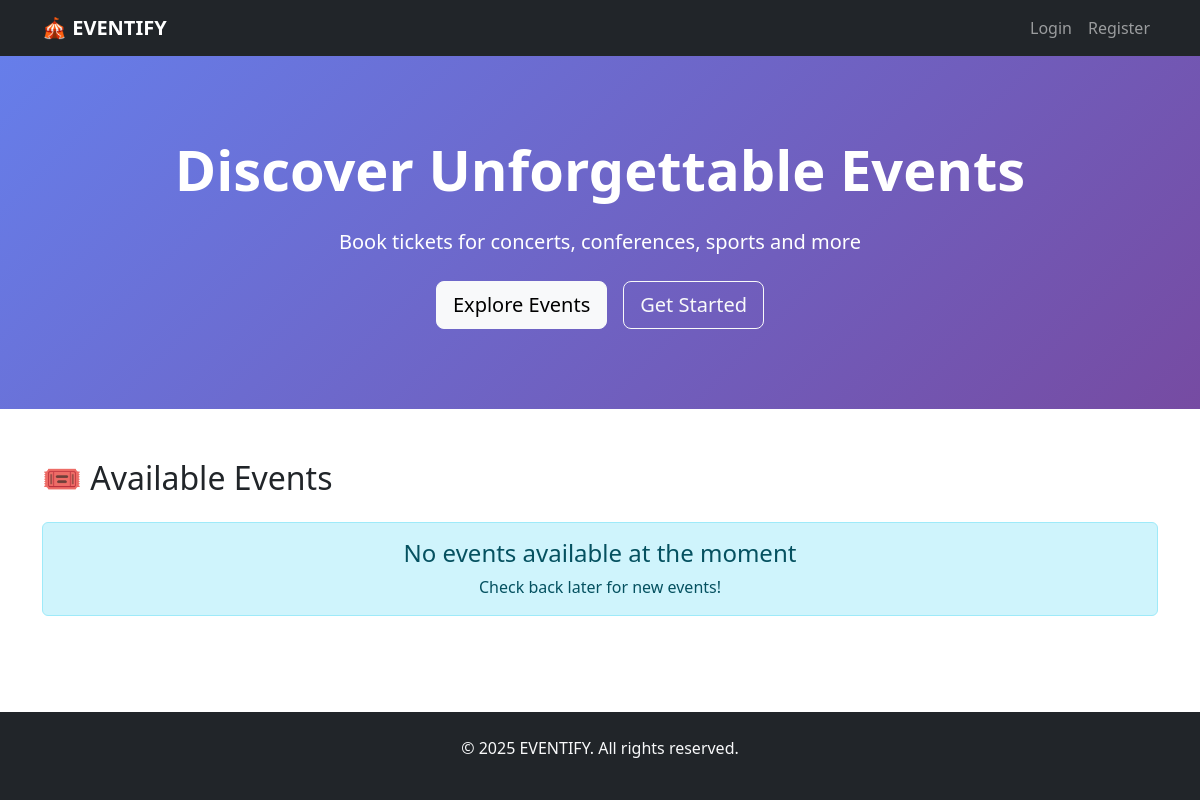
Before: / with the older database file.
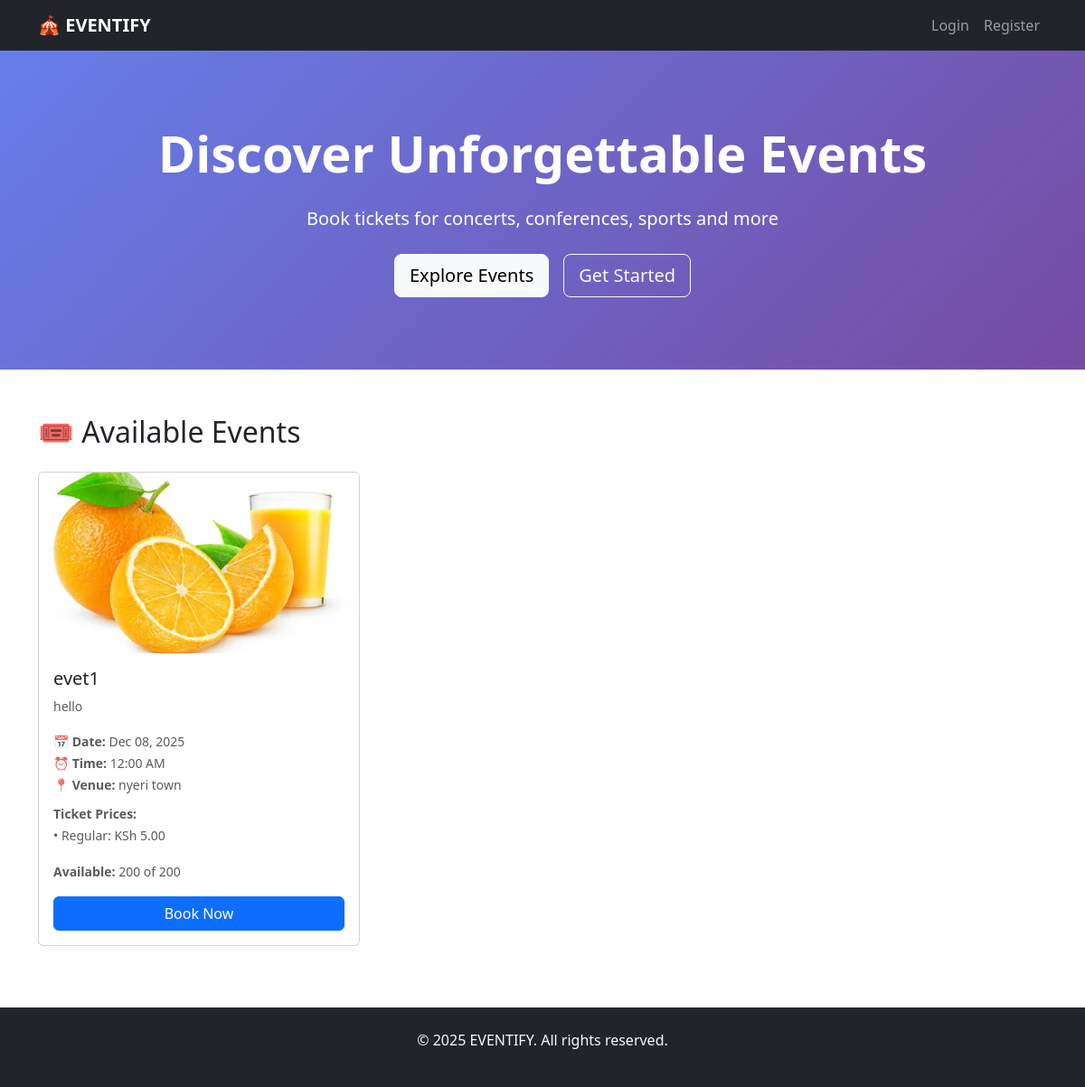
After: the same page with the newer database file.
### events/models.py (models this page shows, shortened)
class Event(models.Model):
    title = models.CharField(max_length=200)
    description = models.TextField()
    short_description = models.CharField(max_length=300, blank=True, help_text="Brief description for cards")
    image = models.ImageField(upload_to='event_images/', blank=True, null=True)
    category = models.ForeignKey(Category, on_delete=models.SET_NULL, null=True, blank=True)
    start_date = models.DateTimeField()
    end_date = models.DateTimeField()
    venue = models.CharField(max_length=200)
    address = models.TextField(blank=True)
    city = models.CharField(max_length=100, blank=True)
    total_capacity = models.PositiveIntegerField(help_text="Total number of tickets available")
    tickets_sold = models.PositiveIntegerField(default=0)
    is_active = models.BooleanField(default=True)
    is_featured = models.BooleanField(default=False)
    is_coming_soon = models.BooleanField(default=False, help_text="Event not yet available for booking")
    coming_soon_text = models.CharField(max_length=200, blank=True, default="Coming Soon")
    booking_opens_date = models.DateTimeField(blank=True, null=True, help_text="When booking becomes available")
    created_at = models.DateTimeField(auto_now_add=True)
    updated_at = models.DateTimeField(auto_now=True)
    class Meta:
        ordering = ['start_date']
    @property
    def is_ongoing(self):
        now = timezone.now()
        return self.start_date <= now <= self.end_date
    @property
    def is_past(self):
        return self.end_date < timezone.now()
    @property
    def available_tickets(self):
        return self.total_capacity - self.tickets_sold
    @property
    def is_sold_out(self):
        return self.tickets_sold >= self.total_capacity
    @property
    def status(self):
        if self.is_coming_soon:
            return "coming_soon"
        elif self.is_sold_out:
            return "sold_out"
        elif self.is_past:
            return "past"
        elif self.is_ongoing:
            return "ongoing"
        else:
            return "available"

class TicketType(models.Model):
    TICKET_CATEGORIES = [
        ('free', 'Free'),
        ('regular', 'Regular'),
        ('vip', 'VIP'),
        ('vvip', 'VVIP'),
    ]
    event = models.ForeignKey(Event, on_delete=models.CASCADE, related_name='ticket_types')
    category = models.CharField(max_length=10, choices=TICKET_CATEGORIES, default='regular')
    price = models.DecimalField(max_digits=10, decimal_places=2)
    quantity_available = models.PositiveIntegerField()
    description = models.TextField(blank=True, help_text="What's included in this ticket type")
    class Meta:
        unique_together = ['event', 'category']

### events/views.py (the view)
# urls.py: path('', views.event_list, name='home'),
def event_list(request):
    events = Event.objects.filter(is_active=True).order_by('start_date')
    categories = Category.objects.all()
    featured_events = events.filter(is_featured=True, is_coming_soon=False)
    coming_soon_events = events.filter(is_coming_soon=True)
    available_events = events.filter(
        is_coming_soon=False,
        is_active=True
    )
    context = {
        'events': events,
        'featured_events': featured_events,
        'coming_soon_events': coming_soon_events,
        'available_events': available_events,
        'categories': categories,
    }
    return render(request, 'event_list.html', context)

### events/templates/event_list.html (shortened to what this page needs)
{% load static %}
<!DOCTYPE html>
<html lang="en">
<head>
    <link href="https://cdn.jsdelivr.net/npm/bootstrap@5.3.0/dist/css/bootstrap.min.css" rel="stylesheet">
</head>
<body>
<nav class="navbar navbar-expand-lg navbar-dark bg-dark">
    <div class="container">
        <a class="navbar-brand fw-bold" href="{% url 'home' %}">🎪 EVENTIFY</a>
        <div class="collapse navbar-collapse" id="navbarNav">
            <ul class="navbar-nav ms-auto">
                {% if user.is_authenticated %}
                    <li class="nav-item">
                        <a class="nav-link" href="{% url 'my_bookings' %}">
                            <i class="bi bi-ticket-perforated"></i> My Bookings
                        </a>
                    </li>
                    <li class="nav-item dropdown">
                        <a class="nav-link dropdown-toggle" href="#" role="button" data-bs-toggle="dropdown">
                            <i class="bi bi-person-circle"></i> {{ user.username }}
                        </a>
                        <ul class="dropdown-menu">
                            <li><a class="dropdown-item" href="{% url 'my_bookings' %}">
                                <i class="bi bi-list-ul"></i> My Bookings
                            </a></li>
                            <li><hr class="dropdown-divider"></li>
                            <li><a class="dropdown-item" href="{% url 'logout' %}">
                                <i class="bi bi-box-arrow-right"></i> Logout
                            </a></li>
                        </ul>
                    </li>
                {% else %}
                    <li class="nav-item">
                        <a class="nav-link" href="{% url 'login' %}">
                             Login
                        </a>
                    </li>
                    <li class="nav-item">
                        <a class="nav-link" href="{% url 'register' %}">
                             Register
                        </a>
                    </li>
                {% endif %}
            </ul>
        </div>
    </div>
</nav>
<section class="hero-section text-center">
    <div class="container">
        <h1 class="display-4 fw-bold mb-4">Discover Unforgettable Events</h1>
        <p class="lead mb-4">Book tickets for concerts, conferences, sports and more</p>
        <div class="d-flex gap-3 justify-content-center flex-wrap">
            <a href="#available-events" class="btn btn-light btn-lg">
                 Explore Events
            </a>
            {% if user.is_authenticated %}
            <a href="{% url 'my_bookings' %}" class="btn btn-outline-light btn-lg">
                <i class="bi bi-ticket-perforated"></i> My Bookings
            </a>
            {% else %}
            <a href="{% url 'register' %}" class="btn btn-outline-light btn-lg">
                 Get Started
            </a>
            {% endif %}
        </div>
    </div>
</section>
    <div class="container">
        <section id="available-events" class="mb-5">
            <h2 class="mb-4">🎟️ Available Events</h2>
            {% if available_events %}
            <div class="row">
                {% for event in available_events %}
                <div class="col-md-6 col-lg-4">
                    {% include 'event_card.html' with event=event %}
                </div>
                {% endfor %}
            </div>
            {% else %}
            <div class="alert alert-info text-center">
                <h4>No events available at the moment</h4>
                <p class="mb-0">Check back later for new events!</p>
            </div>
            {% endif %}
        </section>
    </div>
    <footer class="bg-dark text-light py-4 mt-auto">
        <div class="container text-center">
            <p>&copy; 2025 EVENTIFY. All rights reserved.</p>
        </div>
    </footer>
</body>
</html>

### events/templates/event_card.html (shortened to what this page needs)
<div class="card event-card {% if event.is_coming_soon %}coming-soon-card{% endif %}">
    {% if event.image %}
    <img src="{{ event.image.url }}" class="card-img-top" alt="{{ event.title }}" style="height: 200px; object-fit: cover;">
    {% else %}
    <div class="card-img-top bg-secondary d-flex align-items-center justify-content-center" style="height: 200px;">
        <span class="text-white">No Image</span>
    </div>
    {% endif %}
    <div class="card-body">
        <h5 class="card-title">{{ event.title }}</h5>
        <p class="card-text text-muted small">
            {% if event.short_description %}
                {{ event.short_description }}
            {% else %}
                {{ event.description|truncatewords:20 }}
            {% endif %}
        </p>
        <div class="mb-2">
            <small class="text-muted">
                <strong>📅 Date:</strong> {{ event.start_date|date:"M d, Y" }}<br>
                <strong>⏰ Time:</strong> {{ event.start_date|time:"g:i A" }}<br>
                <strong>📍 Venue:</strong> {{ event.venue }}
            </small>
        </div>
        <div class="mb-3">
            <small class="text-muted">
                <strong>Ticket Prices:</strong><br>
                {% for ticket in event.ticket_types.all %}
                • {{ ticket.get_category_display }}: KSh {{ ticket.price }}<br>
                {% endfor %}
            </small>
        </div>
        <div class="mb-3">
            <small class="text-muted">
                <strong>Available:</strong> {{ event.available_tickets }} of {{ event.total_capacity }}
            </small>
        </div>
<div class="d-grid gap-2">
    {% if event.is_coming_soon %}
    <button class="btn btn-outline-secondary" disabled>
        {{ event.coming_soon_text }}
    </button>
    {% elif event.is_sold_out %}
    <button class="btn btn-outline-danger" disabled>Sold Out</button>
    {% else %}
        {% if user.is_authenticated %}
            <a href="{% url 'create_booking' event.id %}" class="btn btn-primary">Book Now</a>
        {% else %}
            <button class="btn btn-primary" data-bs-toggle="modal" data-bs-target="#loginModal">
                Book Now
            </button>
        {% endif %}
    {% endif %}
</div>
    </div>
</div>

### events/templates/event_list.html (style rules this page uses)
html, body { height: 100%; }
body { display: flex; flex-direction: column; min-height: 100vh; }
.event-card { transition: transform 0.3s ease; margin-bottom: 20px; }
.hero-section { background: linear-gradient(135deg, #667eea 0%, #764ba2 100%); color: white; padding: 80px 0; margin-bottom: 50px; }

Changed rows visible on the page:
added Event: image (picture), title "evet1", description "hello", start_date "Dec 08, 2025", start_date "12:00 AM", venue "nyeri town", available_tickets "200", total_capacity "200", is_coming_soon "Book Now"
added TicketType: category "Regular", price "5.00"
Other visible differences:
text no longer shown: "No events available at the moment Check back later for new events!"
